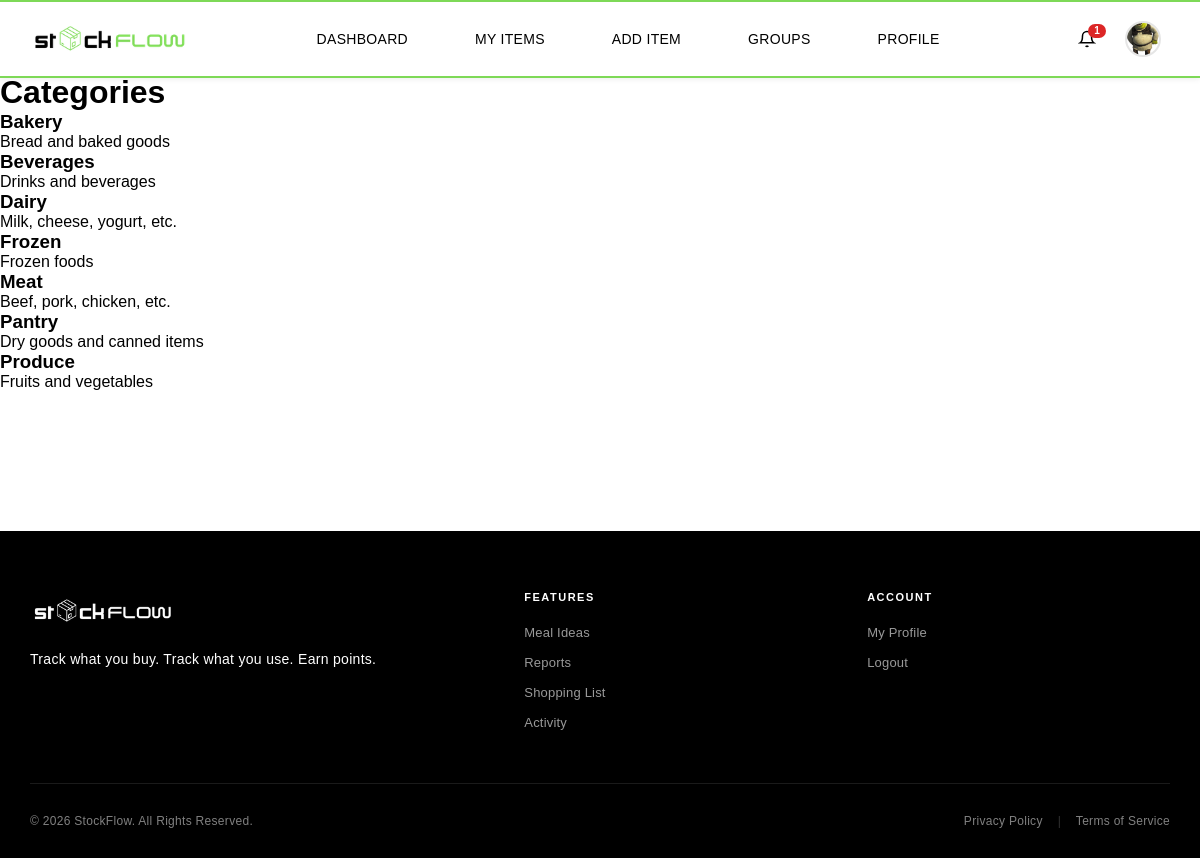
Screenshot of /user/categories.php (signed in) with the database file from the repository.
### tables this page shows
CREATE TABLE `users` (
  `user_id` int(11) NOT NULL,
  `full_name` varchar(255) NOT NULL,
  `email` varchar(255) NOT NULL,
  `password` varchar(1000) NOT NULL,
  `img_name` varchar(255) DEFAULT NULL,
  `is_active` tinyint(1) DEFAULT 1,
  `last_login` timestamp NULL DEFAULT NULL,
  `role` enum('customer','grocery_admin') DEFAULT 'customer',
  `store_id` int(11) DEFAULT NULL,
  `created_at` timestamp NOT NULL DEFAULT current_timestamp(),
  `updated_at` timestamp NOT NULL DEFAULT current_timestamp() ON UPDATE current_timestamp()
);

CREATE TABLE `categories` (
  `category_id` int(11) NOT NULL,
  `category_name` varchar(100) NOT NULL,
  `description` text DEFAULT NULL,
  `created_at` timestamp NOT NULL DEFAULT current_timestamp()
);

### includes/config.php (called while the page is built, shortened)
<?php
$baseUrl = '/StockFlow';
function isLoggedIn() {
    return isset($_SESSION['user_id']);
}
function getCurrentUserRole() {
    return $_SESSION['role'] ?? null;
}
?>

### user/categories.php (the view, shortened to what this page needs)
<?php
require_once __DIR__ . '/../includes/config.php';
$conn = getDBConnection();
$categories_stmt = $conn->prepare("SELECT * FROM categories ORDER BY category_name");
$categories_stmt->execute();
$categories = $categories_stmt->get_result();
require_once __DIR__ . '/../includes/header.php';
?>
<main class="categories-page">
    <div class="page-container">
        <h1>Categories</h1>
        <div class="categories-grid">
            <?php while ($category = $categories->fetch_assoc()): ?>
                <div class="category-card">
                    <h3><?= htmlspecialchars($category['category_name']) ?></h3>
                    <p><?= htmlspecialchars($category['description']) ?></p>
                </div>
            <?php endwhile; ?>
        </div>
    </div>
</main>
<?php require_once __DIR__ . '/../includes/footer.php'; ?>

### includes/header.php (shortened to what this page needs)
<!DOCTYPE html>
<html lang="en">
<head>
    <link rel="stylesheet" href="<?php echo htmlspecialchars($baseUrl); ?>/css/style.css">
    <link rel="stylesheet" href="<?php echo htmlspecialchars($baseUrl); ?>/includes/style/components/header-extras.css">
</head>
<body>
<?php if (isLoggedIn()):
    $header_user_id = (int) $_SESSION['user_id'];
    $header_stmt = $conn->prepare("SELECT full_name, img_name, role FROM users WHERE user_id = ?");
    $header_stmt->bind_param("i", $header_user_id);
    $header_stmt->execute();
    $header_result = $header_stmt->get_result();
    $header_user = $header_result->fetch_assoc();
    $profile_pic = htmlspecialchars($baseUrl) . '/images/profile_pictures/' . htmlspecialchars($header_user['img_name']);
    $current_role = getCurrentUserRole();
?>
<header class="header-container">
    <div class="header-main">
        <a href="<?php echo htmlspecialchars($baseUrl); ?>/index.php" class="logo">
            <img src="<?php echo htmlspecialchars($baseUrl); ?>/assets/logo/logo1.png" alt="StockFlow" class="logo-img">
        </a>
        <nav class="nav-container" id="mobile-nav">
            <ul class="main-nav">
                <?php if ($current_role === 'grocery_admin'): ?>
                    <li><a href="<?php echo htmlspecialchars($baseUrl); ?>/grocery/grocery_dashboard.php" class="nav-link">Dashboard</a></li>
                    <li><a href="<?php echo htmlspecialchars($baseUrl); ?>/grocery/items/grocery_items.php" class="nav-link">Inventory</a></li>
                    <li><a href="<?php echo htmlspecialchars($baseUrl); ?>/grocery/purchase_orders/index.php" class="nav-link">Purchase Orders</a></li>
                    <li><a href="<?php echo htmlspecialchars($baseUrl); ?>/grocery/product_catalog/view_product_catalog.php" class="nav-link">Product Catalog</a></li>
                    <li><a href="<?php echo htmlspecialchars($baseUrl); ?>/grocery/suppliers/view_suppliers.php" class="nav-link">Suppliers</a></li>
                <?php else: ?>
                    <li><a href="<?php echo htmlspecialchars($baseUrl); ?>/user/dashboard.php" class="nav-link">Dashboard</a></li>
                    <li><a href="<?php echo htmlspecialchars($baseUrl); ?>/user/customer/item/my_items.php" class="nav-link">My Items</a></li>
                    <li><a href="<?php echo htmlspecialchars($baseUrl); ?>/user/customer/item/add_item.php" class="nav-link">Add Item</a></li>
                    <li><a href="<?php echo htmlspecialchars($baseUrl); ?>/user/customer/groups/my_groups.php" class="nav-link">Groups</a></li>
                    <li><a href="<?php echo htmlspecialchars($baseUrl); ?>/user/profile/profile.php" class="nav-link">Profile</a></li>
                <?php endif; ?>
            </ul>
        </nav>
        <div class="header-right-actions">
            <?php include __DIR__ . '/notification_bell.php'; ?>
            <div class="account-dropdown-wrapper">
                <button class="icon-btn account-dropdown-btn" aria-label="Account" type="button">
                    <img src="<?php echo $profile_pic; ?>"
                         alt="Profile"
                         class="account-profile-img"
                         onerror="this.src='<?php echo htmlspecialchars($baseUrl); ?>/user/images/profile_pictures/nopfp.jpg';">
                </button>
            </div>
        </div>
    </div>
</header>
<?php endif; ?>
</body>
</html>

### css/style.css (style rules this page uses)
:root { --primary: #1a1a1a; --secondary: #666666; --border: #e5e5e5; --bg: #ffffff; --hover: #f5f5f5; }
* { margin: 0; padding: 0; box-sizing: border-box; }
html { min-height: 100vh; overflow-x: hidden; }
body { font-family: 'Montserrat', sans-serif; background-color: #fff; min-height: 100vh; display: flex; flex-direction: column; margin: 0; position: relative; overflow-x: hidden; padding-top: 74px; }
main { width: 100%; position: relative; z-index: 1; padding-bottom: 60px; }
.header-container { background: #fff; position: fixed; top: 0; left: 0; right: 0; width: 100%; z-index: 1000; box-shadow: 0 1px 6px rgba(0,0,0,0.08); font-family: 'Montserrat', sans-serif; border-bottom: 2px solid #7ed957; border-top: 2px solid #7ed957; }
.header-container a { text-decoration: none; color: inherit; }
.header-main { max-width: 1300px; margin: 0 auto; padding: 15px 30px !important; display: flex; align-items: center; justify-content: space-between; font-family: 'Montserrat', sans-serif; }
.logo { display: flex; align-items: center; height: 44px; }
.logo-img { height: 44px; transition: transform 0.25s ease; display: block; }
.nav-container { display: flex; align-items: center; flex: 1; justify-content: center; height: 44px; }
.main-nav { list-style: none; display: flex; gap: 35px; align-items: center; height: 100%; margin: 0; padding: 0; }
.main-nav li { display: flex; align-items: center; height: 100%; }
.nav-link { text-decoration: none; color: #000; font-weight: 500; font-size: 14px; letter-spacing: 0.3px; padding: 8px 16px; text-transform: uppercase; position: relative; transition: color 0.3s ease; }
.nav-link::after { content: ''; position: absolute; bottom: -4px; left: 50%; width: 100%; height: 2px; background-color: #000; transform: translateX(-50%) scaleX(0); transition: transform 0.3s ease; }
.main-nav .nav-link, .dropdown-menu a { text-decoration: none; }
.icon-btn { background: none; border: none; cursor: pointer; color: #000; margin: 0 5px; padding: 6px; transition: transform 0.2s ease, color 0.2s ease; }
.account-dropdown-wrapper { position: relative; }
.account-profile-img { width: 32px; height: 32px; border-radius: 50%; object-fit: cover; cursor: pointer; transition: transform 0.2s ease; }

### includes/style/components/header-extras.css (style rules this page uses)
.header-right-actions { display: flex; align-items: center; gap: 8px; margin-left: auto; }
.account-dropdown-wrapper { position: relative; }
.account-dropdown-btn { position: relative; overflow: hidden; background: none; border: none; padding: 4px; cursor: pointer; display: flex; align-items: center; justify-content: center; }
.account-profile-img { width: 36px; height: 36px; border-radius: 50%; object-fit: cover; border: 2px solid rgba(0, 0, 0, 0.1); transition: all 0.3s ease; }

### rows the page displays
users: img_name (picture)
categories: category_name "Bakery", description "Bread and baked goods"
categories: category_name "Beverages", description "Drinks and beverages"
categories: category_name "Dairy", description "Milk, cheese, yogurt, etc."
categories: category_name "Frozen", description "Frozen foods"
categories: category_name "Meat", description "Beef, pork, chicken, etc."
categories: category_name "Pantry", description "Dry goods and canned items"
categories: category_name "Produce", description "Fruits and vegetables"

### other values shown
$unread "1"
